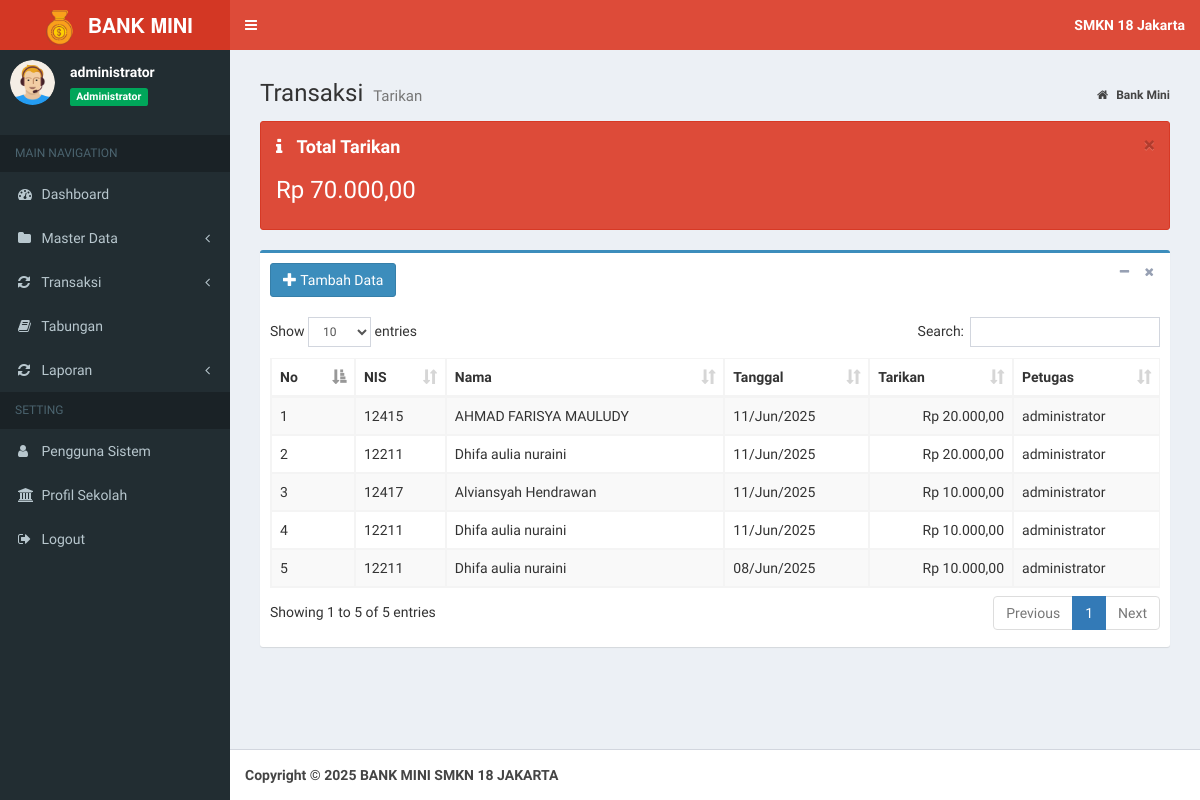
/index.php?page=data_tarik (signed in), run on the app's committed database.
### tables this page shows
CREATE TABLE `tb_profil` (
  `id_profil` int(11) NOT NULL,
  `nama_sekolah` varchar(200) NOT NULL,
  `alamat` varchar(400) NOT NULL,
  `akreditasi` char(2) NOT NULL
);

CREATE TABLE `tb_tabungan` (
  `id_tabungan` int(11) NOT NULL,
  `nis` int(12) NOT NULL,
  `setor` int(11) NOT NULL,
  `tarik` int(11) NOT NULL,
  `tgl` date NOT NULL,
  `jenis` enum('ST','TR') NOT NULL,
  `petugas` varchar(20) NOT NULL
);

CREATE TABLE `tb_siswa` (
  `nis` int(12) NOT NULL,
  `nama_siswa` varchar(40) NOT NULL,
  `jekel` enum('LK','PR') NOT NULL,
  `id_kelas` int(11) NOT NULL,
  `status` enum('Aktif','Lulus','Pindah') NOT NULL,
  `th_masuk` year(4) NOT NULL,
  `saldo` int(11) NOT NULL DEFAULT 0
);

### inc/rupiah.php (called while the page is built)
<?php
function rupiah($angka){
	$hasil_rupiah = "Rp " . number_format($angka,2,',','.');
	return $hasil_rupiah;
}

### petugas/tarik/data_tarik.php (the view, shortened to what this page needs)
<section class="content-header">
    <h1>
        Transaksi
        <small>Tarikan</small>
    </h1>
    <ol class="breadcrumb">
        <li>
            <a href="index.php">
                <i class="fa fa-home"></i>
                <b>Bank Mini</b>
            </a>
        </li>
    </ol>
</section>
<section class="content">
    <div class="alert alert-danger alert-dismissible">
        <button type="button" class="close" data-dismiss="alert" aria-hidden="true">&times;</button>
        <h4>
            <i class="icon fa fa-info"></i> Total Tarikan</h4>
        <?php
            $sql = $koneksi->query("SELECT SUM(tarik) as total  from tb_tabungan where jenis='TR'");
            while ($data= $sql->fetch_assoc()) {
          ?>
        <h3>
            <?php echo rupiah($data['total']); }?>
        </h3>
    </div>
    <div class="box box-primary">
        <div class="box-header">
            <a href="?page=add_tarik" class="btn btn-primary">
                <i class="glyphicon glyphicon-plus"></i> Tambah Data</a>
            <div class="box-tools pull-right">
                <button type="button" class="btn btn-box-tool" data-widget="collapse">
                    <i class="fa fa-minus"></i>
                </button>
                <button type="button" class="btn btn-box-tool" data-widget="remove">
                    <i class="fa fa-remove"></i>
                </button>
            </div>
        </div>
        <div class="box-body">
            <div class="table-responsive">
                <table id="example1" class="table table-bordered table-striped">
                    <thead>
                        <tr>
                            <th>No</th>
                            <th>NIS</th>
                            <th>Nama</th>
                            <th>Tanggal</th>
                            <th>Tarikan</th>
                            <th>Petugas</th>
                        </tr>
                    </thead>
                    <tbody>
                        <?php
                  $no = 1;
                  $sql = $koneksi->query("select s.nis, s.nama_siswa, t.id_tabungan, t.tarik, t.tgl, t.petugas from
                  tb_siswa s join tb_tabungan t on s.nis=t.nis
                  where jenis ='TR' order by tgl desc, id_tabungan desc");
                  while ($data= $sql->fetch_assoc()) {
                ?>
                        <tr>
                            <td>
                                <?php echo $no++; ?>
                            </td>
                            <td>
                                <?php echo $data['nis']; ?>
                            </td>
                            <td>
                                <?php echo $data['nama_siswa']; ?>
                            </td>
                            <td>
                                <?php  $tgl = $data['tgl']; echo date("d/M/Y", strtotime($tgl))?>
                            </td>
                            <td align="right">
                                <?php echo rupiah($data['tarik']); ?>
                            </td>
                            <td>
                                <?php echo $data['petugas']; ?>
                            </td>
                        </tr>
                        <?php
                  }
                ?>
                    </tbody>
                </table>
            </div>
        </div>
    </div>
</section>

### index.php (shortened to what this page needs)
<?php
    if (isset($_SESSION["ses_username"])==""){
		header("location: login.php");
    }else{
      $data_nama = $_SESSION["ses_nama"];
      $data_level = $_SESSION["ses_level"];
    }
    include "inc/koneksi.php";
	include "inc/rupiah.php";
	$sql = $koneksi->query("SELECT * from tb_profil");
	while ($data= $sql->fetch_assoc()) {
		$nama=$data['nama_sekolah'];
	}
?>
<!DOCTYPE html>
<html>
<head>
	<link rel="stylesheet" href="bootstrap/css/bootstrap.min.css">
	<link rel="stylesheet" href="https://cdnjs.cloudflare.com/ajax/libs/font-awesome/4.5.0/css/font-awesome.min.css">
	<link rel="stylesheet" href="https://cdnjs.cloudflare.com/ajax/libs/ionicons/2.0.1/css/ionicons.min.css">
	<link rel="stylesheet" href="plugins/datatables/dataTables.bootstrap.css">
	<link rel="stylesheet" href="plugins/select2/select2.min.css">
	<link rel="stylesheet" href="dist/css/AdminLTE.min.css">
	<link rel="stylesheet" href="dist/css/skins/_all-skins.min.css">
</head>
<body class="hold-transition skin-red sidebar-mini">
	<div class="wrapper">
		<header class="main-header">
			<a href="index.php" class="logo">
				<span class="logo-lg">
					<img src="dist/img/logo.png" width="45px">
					<b>BANK MINI</b>
				</span>
			</a>
			<nav class="navbar navbar-static-top">
				<a href="#" class="sidebar-toggle" data-toggle="offcanvas" role="button">
				</a>
				<div class="navbar-custom-menu">
					<ul class="nav navbar-nav">
						<li class="dropdown messages-menu">
							<a class="dropdown-toggle" data-toggle="dropdown">
								<span>
									<b>
										<?= $nama; ?>
									</b>
								</span>
							</a>
						</li>
					</ul>
				</div>
			</nav>
		</header>
		<aside class="main-sidebar">
			<section class="sidebar">
				</<b>
				<div class="user-panel">
					<div class="pull-left image">
						<img src="dist/img/avatar.png" class="img-circle" alt="User Image">
					</div>
					<div class="pull-left info">
						<p>
							<?php echo $data_nama; ?>
						</p>
						<span class="label label-success">
							<?php echo $data_level; ?>
						</span>
					</div>
				</div>
				<ul class="sidebar-menu">
					<li class="header">MAIN NAVIGATION</li>
					<?php
          if ($data_level=="Administrator"){
        ?>
					<li class="treeview">
						<a href="?page=admin">
							<i class="fa fa-dashboard"></i>
							<span>Dashboard</span>
						</a>
					</li>
					<li class="treeview">
						<a href="#">
							<i class="fa fa-folder"></i>
							<span>Master Data</span>
							<span class="pull-right-container">
								<i class="fa fa-angle-left pull-right"></i>
							</span>
						</a>
					</li>
					<li class="treeview">
						<a href="#">
							<i class="fa fa-refresh"></i>
							<span>Transaksi</span>
							<span class="pull-right-container">
								<i class="fa fa-angle-left pull-right"></i>
							</span>
						</a>
					</li>
					<li class="treeview">
						<a href="?page=view_tabungan">
							<i class="fa fa-book"></i>
							<span>Tabungan</span>
						</a>
					</li>
					<li class="treeview">
						<a href="#">
							<i class="fa fa-refresh"></i>
							<span>Laporan</span>
							<span class="pull-right-container">
								<i class="fa fa-angle-left pull-right"></i>
							</span>
						</a>
					</li>
					<li class="header">SETTING</li>
					<li class="treeview">
						<a href="?page=MyApp/data_pengguna">
							<i class="fa fa-user"></i>
							<span>Pengguna Sistem</span>
						</a>
					</li>
					<li class="treeview">
						<a href="?page=MyApp/data_profil">
							<i class="fa fa-bank"></i>
							<span>Profil Sekolah</span>
						</a>
					</li>
					<?php
            }
          ?>
					<li>
						<a href="logout.php" onclick="return confirm('Anda yakin keluar dari aplikasi ?')">
							<i class="fa fa-sign-out"></i>
							<span>Logout</span>
						</a>
					</li>
			</section>
		</aside>
		<div class="content-wrapper">
			<section class="content">
				<?php
      if(isset($_GET['page'])){
          $hal = $_GET['page'];
          switch ($hal) {
              case 'data_tarik':
                  include "petugas/tarik/data_tarik.php";
                  break;
          }
                        }
    ?>
			</section>
		</div>
		<footer class="main-footer">
			<strong>Copyright &copy; <?php echo date("Y"); ?> BANK MINI SMKN 18 JAKARTA
		</footer>
</body>
</html>

### data on the page
tb_profil: nama_sekolah "SMKN 18 Jakarta"
tb_tabungan: nis.nis "12415", nis.nama_siswa "AHMAD FARISYA MAULUDY", tgl "11/Jun/2025", tarik "Rp 20.000,00", petugas "administrator"
tb_tabungan: nis.nis "12211", nis.nama_siswa "Dhifa aulia nuraini", tgl "11/Jun/2025", tarik "Rp 20.000,00", petugas "administrator"
tb_tabungan: nis.nis "12417", nis.nama_siswa "Alviansyah Hendrawan", tgl "11/Jun/2025", tarik "Rp 10.000,00", petugas "administrator"
tb_tabungan: nis.nis "12211", nis.nama_siswa "Dhifa aulia nuraini", tgl "11/Jun/2025", tarik "Rp 10.000,00", petugas "administrator"
tb_tabungan: nis.nis "12211", nis.nama_siswa "Dhifa aulia nuraini", tgl "08/Jun/2025", tarik "Rp 10.000,00", petugas "administrator"

### other printed values
$data_nama "administrator"
$data_level "Administrator"
rupiah($data['total']) "Rp 70.000,00"
